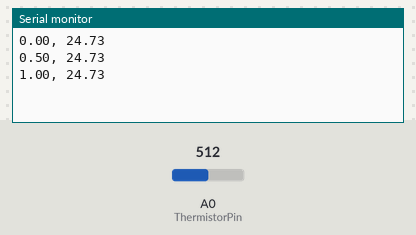
A sketch run on a simulated Arduino Uno, built with avr-gcc and run on an emulated ATmega328P. Shown: the last lines printed to the serial monitor. The test bench sets the inputs (shaded band); at power-on: A0 (ThermistorPin) = 512.

Above: at 1.3 s.
1.4 s: A0 (ThermistorPin) set to 716
At 1.9 s:
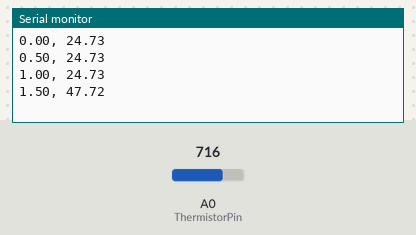
2.9 s: A0 (ThermistorPin) set to 900
At 3.4 s:
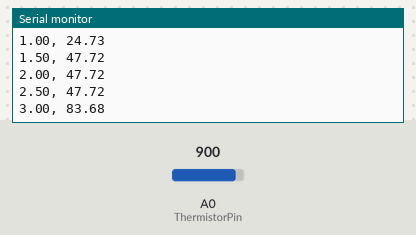
Timing chart, 0 to 5.9 s (numbered marks = the images above; inputs shaded):
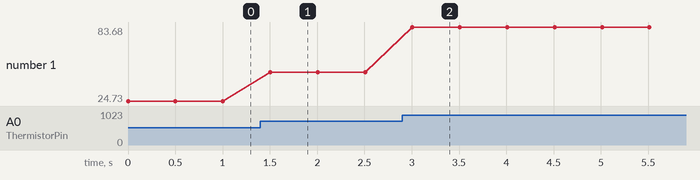

The sketch:

tempgetter.ino
```cpp
int ThermistorPin = 0;
int Vo;
float R1 = 10000;
float logR2, R2, T;
float c1 = 1.009249522e-03, c2 = 2.378405444e-04, c3 = 2.019202697e-07;
float current_time = 0;
float timestep = 0.5;

void setup() {
Serial.begin(9600);
}

void loop() {

  Vo = analogRead(ThermistorPin);
  R2 = R1 * (1023.0 / (float)Vo - 1.0);
  logR2 = log(R2);
  T = (1.0 / (c1 + c2*logR2 + c3*logR2*logR2*logR2));
  T = T - 273.15;
  //T = (T * 9.0)/ 5.0 + 32.0;

  Serial.print(current_time);
  Serial.print(", ");
  Serial.println(T);

  delay(1000 * timestep);
  current_time = current_time + timestep;
}
```

Measured:
- after the input at 1.4 s, the serial monitor: prints a new line after 0.10 s (image 1)
- after the input at 2.9 s, the serial monitor: prints a new line after 0.11 s (image 2)
- plotted number 1: 24.73 → 47.72 after the input at 1.4 s, 47.72 → 83.68 after the input at 2.9 s
